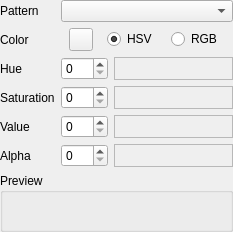
<ui version="4.0" >
 <comment>*********************************************************************
**
** Copyright (C) 1992-2006 TROLLTECH ASA. All rights reserved.
**
** This file is part of the Phone Edition of the Qt Toolkit.
**
** $TROLLTECH_DUAL_LICENSE$
**
** This file is provided AS IS with NO WARRANTY OF ANY KIND, INCLUDING THE
** WARRANTY OF DESIGN, MERCHANTABILITY AND FITNESS FOR A PARTICULAR PURPOSE.
**
*********************************************************************</comment>
 <class>qdesigner_internal::QtBrushPatternEditor</class>
 <widget class="QWidget" name="qdesigner_internal::QtBrushPatternEditor" >
  <property name="geometry" >
   <rect>
    <x>0</x>
    <y>0</y>
    <width>233</width>
    <height>232</height>
   </rect>
  </property>
  <property name="windowTitle" >
   <string>Form</string>
  </property>
  <layout class="QGridLayout" >
   <property name="margin" >
    <number>0</number>
   </property>
   <property name="spacing" >
    <number>6</number>
   </property>
   <item row="2" column="1" >
    <widget class="QSpinBox" name="hueSpinBox" >
     <property name="maximum" >
      <number>359</number>
     </property>
    </widget>
   </item>
   <item row="0" column="0" >
    <widget class="QLabel" name="label_3" >
     <property name="text" >
      <string>Pattern</string>
     </property>
    </widget>
   </item>
   <item row="4" column="0" >
    <widget class="QLabel" name="valueLabel" >
     <property name="text" >
      <string>Value</string>
     </property>
    </widget>
   </item>
   <item row="3" column="2" >
    <widget class="QFrame" name="frame_2" >
     <property name="frameShape" >
      <enum>QFrame::StyledPanel</enum>
     </property>
     <property name="frameShadow" >
      <enum>QFrame::Raised</enum>
     </property>
     <layout class="QVBoxLayout" >
      <property name="margin" >
       <number>0</number>
      </property>
      <property name="spacing" >
       <number>6</number>
      </property>
      <item>
       <widget class="qdesigner_internal::QtColorLine" name="saturationColorLine" >
        <property name="sizePolicy" >
         <sizepolicy>
          <hsizetype>7</hsizetype>
          <vsizetype>5</vsizetype>
          <horstretch>0</horstretch>
          <verstretch>0</verstretch>
         </sizepolicy>
        </property>
        <property name="focusPolicy" >
         <enum>Qt::StrongFocus</enum>
        </property>
       </widget>
      </item>
     </layout>
    </widget>
   </item>
   <item row="3" column="0" >
    <widget class="QLabel" name="saturationLabel" >
     <property name="text" >
      <string>Saturation</string>
     </property>
    </widget>
   </item>
   <item row="5" column="0" >
    <widget class="QLabel" name="alphaLabel" >
     <property name="text" >
      <string>Alpha</string>
     </property>
    </widget>
   </item>
   <item row="1" column="0" >
    <widget class="QLabel" name="label_2" >
     <property name="text" >
      <string>Color</string>
     </property>
    </widget>
   </item>
   <item row="4" column="2" >
    <widget class="QFrame" name="frame_3" >
     <property name="frameShape" >
      <enum>QFrame::StyledPanel</enum>
     </property>
     <property name="frameShadow" >
      <enum>QFrame::Raised</enum>
     </property>
     <layout class="QVBoxLayout" >
      <property name="margin" >
       <number>0</number>
      </property>
      <property name="spacing" >
       <number>6</number>
      </property>
      <item>
       <widget class="qdesigner_internal::QtColorLine" name="valueColorLine" >
        <property name="sizePolicy" >
         <sizepolicy>
          <hsizetype>7</hsizetype>
          <vsizetype>5</vsizetype>
          <horstretch>0</horstretch>
          <verstretch>0</verstretch>
         </sizepolicy>
        </property>
        <property name="focusPolicy" >
         <enum>Qt::StrongFocus</enum>
        </property>
       </widget>
      </item>
     </layout>
    </widget>
   </item>
   <item row="2" column="2" >
    <widget class="QFrame" name="frame" >
     <property name="frameShape" >
      <enum>QFrame::StyledPanel</enum>
     </property>
     <property name="frameShadow" >
      <enum>QFrame::Raised</enum>
     </property>
     <layout class="QVBoxLayout" >
      <property name="margin" >
       <number>0</number>
      </property>
      <property name="spacing" >
       <number>6</number>
      </property>
      <item>
       <widget class="qdesigner_internal::QtColorLine" name="hueColorLine" >
        <property name="sizePolicy" >
         <sizepolicy>
          <hsizetype>7</hsizetype>
          <vsizetype>5</vsizetype>
          <horstretch>0</horstretch>
          <verstretch>0</verstretch>
         </sizepolicy>
        </property>
        <property name="focusPolicy" >
         <enum>Qt::StrongFocus</enum>
        </property>
       </widget>
      </item>
     </layout>
    </widget>
   </item>
   <item row="5" column="2" >
    <widget class="QFrame" name="frame_4" >
     <property name="frameShape" >
      <enum>QFrame::StyledPanel</enum>
     </property>
     <property name="frameShadow" >
      <enum>QFrame::Raised</enum>
     </property>
     <layout class="QVBoxLayout" >
      <property name="margin" >
       <number>0</number>
      </property>
      <property name="spacing" >
       <number>6</number>
      </property>
      <item>
       <widget class="qdesigner_internal::QtColorLine" name="alphaColorLine" >
        <property name="sizePolicy" >
         <sizepolicy>
          <hsizetype>7</hsizetype>
          <vsizetype>5</vsizetype>
          <horstretch>0</horstretch>
          <verstretch>0</verstretch>
         </sizepolicy>
        </property>
        <property name="focusPolicy" >
         <enum>Qt::StrongFocus</enum>
        </property>
       </widget>
      </item>
     </layout>
    </widget>
   </item>
   <item row="2" column="0" >
    <widget class="QLabel" name="hueLabel" >
     <property name="text" >
      <string>Hue</string>
     </property>
    </widget>
   </item>
   <item row="6" column="0" colspan="3" >
    <widget class="QGroupBox" name="groupBox" >
     <property name="sizePolicy" >
      <sizepolicy>
       <hsizetype>5</hsizetype>
       <vsizetype>7</vsizetype>
       <horstretch>0</horstretch>
       <verstretch>0</verstretch>
      </sizepolicy>
     </property>
     <property name="title" >
      <string>Preview</string>
     </property>
     <layout class="QVBoxLayout" >
      <property name="margin" >
       <number>9</number>
      </property>
      <property name="spacing" >
       <number>6</number>
      </property>
      <item>
       <widget class="qdesigner_internal::QtBrushWidget" name="brushWidget" >
        <property name="sizePolicy" >
         <sizepolicy>
          <hsizetype>3</hsizetype>
          <vsizetype>3</vsizetype>
          <horstretch>0</horstretch>
          <verstretch>0</verstretch>
         </sizepolicy>
        </property>
       </widget>
      </item>
     </layout>
    </widget>
   </item>
   <item row="1" column="1" colspan="2" >
    <layout class="QHBoxLayout" >
     <property name="margin" >
      <number>0</number>
     </property>
     <property name="spacing" >
      <number>6</number>
     </property>
     <item>
      <widget class="qdesigner_internal::QtColorButton" name="colorButton" >
       <property name="text" >
        <string/>
       </property>
      </widget>
     </item>
     <item>
      <widget class="QRadioButton" name="hsvRadioButton" >
       <property name="sizePolicy" >
        <sizepolicy>
         <hsizetype>0</hsizetype>
         <vsizetype>0</vsizetype>
         <horstretch>0</horstretch>
         <verstretch>0</verstretch>
        </sizepolicy>
       </property>
       <property name="text" >
        <string>HSV</string>
       </property>
       <property name="checked" >
        <bool>true</bool>
       </property>
      </widget>
     </item>
     <item>
      <widget class="QRadioButton" name="rgbRadioButton" >
       <property name="sizePolicy" >
        <sizepolicy>
         <hsizetype>0</hsizetype>
         <vsizetype>0</vsizetype>
         <horstretch>0</horstretch>
         <verstretch>0</verstretch>
        </sizepolicy>
       </property>
       <property name="text" >
        <string>RGB</string>
       </property>
      </widget>
     </item>
    </layout>
   </item>
   <item row="0" column="1" colspan="2" >
    <widget class="QComboBox" name="patternComboBox" />
   </item>
   <item row="5" column="1" >
    <widget class="QSpinBox" name="alphaSpinBox" >
     <property name="maximum" >
      <number>255</number>
     </property>
    </widget>
   </item>
   <item row="4" column="1" >
    <widget class="QSpinBox" name="valueSpinBox" >
     <property name="maximum" >
      <number>255</number>
     </property>
    </widget>
   </item>
   <item row="3" column="1" >
    <widget class="QSpinBox" name="saturationSpinBox" >
     <property name="maximum" >
      <number>255</number>
     </property>
    </widget>
   </item>
  </layout>
 </widget>
 <customwidgets>
  <customwidget>
   <class>qdesigner_internal::QtColorButton</class>
   <extends>QToolButton</extends>
   <header>qtcolorbutton.h</header>
  </customwidget>
  <customwidget>
   <class>qdesigner_internal::QtBrushWidget</class>
   <extends>QFrame</extends>
   <header>qtbrushwidget.h</header>
  </customwidget>
  <customwidget>
   <class>qdesigner_internal::QtColorLine</class>
   <extends>QFrame</extends>
   <header>qtcolorline.h</header>
  </customwidget>
 </customwidgets>
 <tabstops>
  <tabstop>patternComboBox</tabstop>
  <tabstop>colorButton</tabstop>
  <tabstop>hsvRadioButton</tabstop>
  <tabstop>rgbRadioButton</tabstop>
  <tabstop>hueColorLine</tabstop>
  <tabstop>saturationColorLine</tabstop>
  <tabstop>valueColorLine</tabstop>
  <tabstop>alphaColorLine</tabstop>
 </tabstops>
 <resources/>
 <connections/>
</ui>
